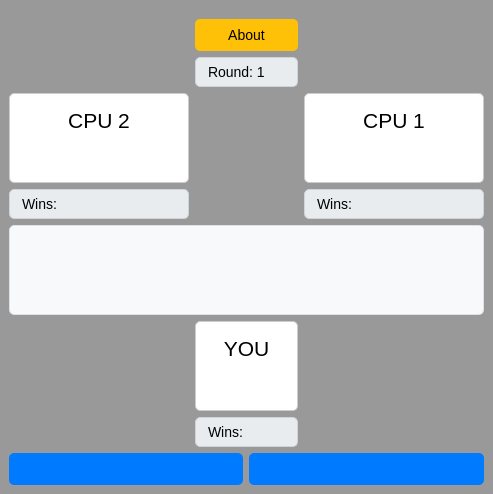
<?xml version="1.0" encoding="UTF-8"?>
<ui version="4.0">
 <class>MainWindow</class>
 <widget class="QMainWindow" name="MainWindow">
  <property name="geometry">
   <rect>
    <x>0</x>
    <y>0</y>
    <width>493</width>
    <height>405</height>
   </rect>
  </property>
  <property name="windowTitle">
   <string>game</string>
  </property>
  <property name="styleSheet">
   <string notr="true">QMainWindow {
	background-color: #999999;
}

/* Central widget */
centralwidget {
    padding: 20px;
}

/* Text edits */
QTextEdit {
    background-color: #ffffff;
    border: 1px solid #cccccc;
    border-radius: 5px;
    padding: 10px;
    font-family: Arial, sans-serif;
    font-size: 14px;
}

/* Line edits */
QLineEdit {
    background-color: #ffffff;
    border: 1px solid #cccccc;
    border-radius: 5px;
    padding: 5px 10px;
    font-family: Arial, sans-serif;
    font-size: 14px;
}

/* Push buttons */
QPushButton {
    background-color: #007bff;
    color: white;
    border: none;
    border-radius: 5px;
    padding: 8px 20px;
    font-family: Arial, sans-serif;
    font-size: 14px;
}

QPushButton:hover {
    background-color: #0056b3;
}

/* About button */
#about {
    background-color: #ffc107;
    color: black;
    margin-top: 10px;
}

#about:hover {
    background-color: #baa107;
}

/* Result text edit */
#result {
    background-color: #f8f9fa;
    border: 1px solid #dee2e6;
    border-radius: 5px;
    padding: 10px;
    font-family: Arial, sans-serif;
    font-size: 14px;
    max-height: 200px;
}

/* Turn counter */
#turns_number {
    background-color: #e9ecef;
    border: 1px solid #ced4da;
    border-radius: 5px;
    padding: 5px 10px;
    font-family: Arial, sans-serif;
    font-size: 14px;
}

/* Win counters */
#cpu1_win, #cpu2_win, #user_win {
    background-color: #e9ecef;
    border: 1px solid #ced4da;
    border-radius: 5px;
    padding: 5px 10px;
    font-family: Arial, sans-serif;
    font-size: 14px;
}
</string>
  </property>
  <widget class="QWidget" name="centralwidget">
   <layout class="QGridLayout" name="gridLayout">
    <item row="3" column="0">
     <widget class="QLineEdit" name="cpu2_win">
      <property name="text">
       <string>Wins: </string>
      </property>
      <property name="readOnly">
       <bool>true</bool>
      </property>
     </widget>
    </item>
    <item row="6" column="1" colspan="2">
     <widget class="QLineEdit" name="user_win">
      <property name="text">
       <string>Wins: </string>
      </property>
     </widget>
    </item>
    <item row="4" column="0" colspan="4">
     <widget class="QTextEdit" name="result">
      <property name="readOnly">
       <bool>true</bool>
      </property>
     </widget>
    </item>
    <item row="2" column="0">
     <widget class="QTextEdit" name="textEdit_2">
      <property name="readOnly">
       <bool>true</bool>
      </property>
      <property name="html">
       <string>&lt;!DOCTYPE HTML PUBLIC &quot;-//W3C//DTD HTML 4.0//EN&quot; &quot;http://www.w3.org/TR/REC-html40/strict.dtd&quot;&gt;
&lt;html&gt;&lt;head&gt;&lt;meta name=&quot;qrichtext&quot; content=&quot;1&quot; /&gt;&lt;meta charset=&quot;utf-8&quot; /&gt;&lt;style type=&quot;text/css&quot;&gt;
p, li { white-space: pre-wrap; }
hr { height: 1px; border-width: 0; }
li.unchecked::marker { content: &quot;\2610&quot;; }
li.checked::marker { content: &quot;\2612&quot;; }
&lt;/style&gt;&lt;/head&gt;&lt;body style=&quot; font-family:'Arial','sans-serif'; font-size:14px; font-weight:400; font-style:normal;&quot;&gt;
&lt;p align=&quot;center&quot; style=&quot; margin-top:0px; margin-bottom:0px; margin-left:0px; margin-right:0px; -qt-block-indent:0; text-indent:0px;&quot;&gt;&lt;span style=&quot; font-family:'Segoe UI'; font-size:16pt;&quot;&gt;CPU 2&lt;/span&gt;&lt;/p&gt;&lt;/body&gt;&lt;/html&gt;</string>
      </property>
     </widget>
    </item>
    <item row="3" column="3">
     <widget class="QLineEdit" name="cpu1_win">
      <property name="text">
       <string>Wins: </string>
      </property>
      <property name="readOnly">
       <bool>true</bool>
      </property>
     </widget>
    </item>
    <item row="1" column="1" colspan="2">
     <widget class="QLineEdit" name="turns_number">
      <property name="text">
       <string>Round: 1</string>
      </property>
      <property name="readOnly">
       <bool>true</bool>
      </property>
     </widget>
    </item>
    <item row="5" column="1" colspan="2">
     <widget class="QTextEdit" name="user">
      <property name="readOnly">
       <bool>true</bool>
      </property>
      <property name="html">
       <string>&lt;!DOCTYPE HTML PUBLIC &quot;-//W3C//DTD HTML 4.0//EN&quot; &quot;http://www.w3.org/TR/REC-html40/strict.dtd&quot;&gt;
&lt;html&gt;&lt;head&gt;&lt;meta name=&quot;qrichtext&quot; content=&quot;1&quot; /&gt;&lt;meta charset=&quot;utf-8&quot; /&gt;&lt;style type=&quot;text/css&quot;&gt;
p, li { white-space: pre-wrap; }
hr { height: 1px; border-width: 0; }
li.unchecked::marker { content: &quot;\2610&quot;; }
li.checked::marker { content: &quot;\2612&quot;; }
&lt;/style&gt;&lt;/head&gt;&lt;body style=&quot; font-family:'Arial','sans-serif'; font-size:14px; font-weight:400; font-style:normal;&quot;&gt;
&lt;p align=&quot;center&quot; style=&quot; margin-top:0px; margin-bottom:0px; margin-left:0px; margin-right:0px; -qt-block-indent:0; text-indent:0px;&quot;&gt;&lt;span style=&quot; font-family:'Segoe UI'; font-size:16pt;&quot;&gt;YOU&lt;/span&gt;&lt;/p&gt;&lt;/body&gt;&lt;/html&gt;</string>
      </property>
     </widget>
    </item>
    <item row="2" column="3">
     <widget class="QTextEdit" name="textEdit">
      <property name="readOnly">
       <bool>true</bool>
      </property>
      <property name="html">
       <string>&lt;!DOCTYPE HTML PUBLIC &quot;-//W3C//DTD HTML 4.0//EN&quot; &quot;http://www.w3.org/TR/REC-html40/strict.dtd&quot;&gt;
&lt;html&gt;&lt;head&gt;&lt;meta name=&quot;qrichtext&quot; content=&quot;1&quot; /&gt;&lt;meta charset=&quot;utf-8&quot; /&gt;&lt;style type=&quot;text/css&quot;&gt;
p, li { white-space: pre-wrap; }
hr { height: 1px; border-width: 0; }
li.unchecked::marker { content: &quot;\2610&quot;; }
li.checked::marker { content: &quot;\2612&quot;; }
&lt;/style&gt;&lt;/head&gt;&lt;body style=&quot; font-family:'Arial','sans-serif'; font-size:14px; font-weight:400; font-style:normal;&quot;&gt;
&lt;p align=&quot;center&quot; style=&quot; margin-top:0px; margin-bottom:0px; margin-left:0px; margin-right:0px; -qt-block-indent:0; text-indent:0px;&quot;&gt;&lt;span style=&quot; font-family:'Segoe UI'; font-size:16pt;&quot;&gt;CPU 1&lt;/span&gt;&lt;/p&gt;&lt;/body&gt;&lt;/html&gt;</string>
      </property>
     </widget>
    </item>
    <item row="0" column="1" colspan="2">
     <widget class="QPushButton" name="about">
      <property name="text">
       <string>About</string>
      </property>
     </widget>
    </item>
    <item row="7" column="2" rowspan="2" colspan="2">
     <widget class="QPushButton" name="ro">
      <property name="sizePolicy">
       <sizepolicy hsizetype="Expanding" vsizetype="Expanding">
        <horstretch>0</horstretch>
        <verstretch>0</verstretch>
       </sizepolicy>
      </property>
      <property name="text">
       <string/>
      </property>
     </widget>
    </item>
    <item row="7" column="0" rowspan="2" colspan="2">
     <widget class="QPushButton" name="posht">
      <property name="sizePolicy">
       <sizepolicy hsizetype="Expanding" vsizetype="Expanding">
        <horstretch>0</horstretch>
        <verstretch>0</verstretch>
       </sizepolicy>
      </property>
      <property name="text">
       <string/>
      </property>
     </widget>
    </item>
   </layout>
  </widget>
 </widget>
 <resources/>
 <connections/>
</ui>
